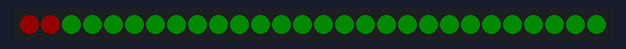
Bench run of a sketch on a simulated Arduino Uno, built with avr-gcc and run on an emulated ATmega328P. On the bench: 28 RGB LEDs in strip order, left to right. Dim RGB values are drawn brighter than linear.

Above: at 0.05 s.
At 0.56 s:
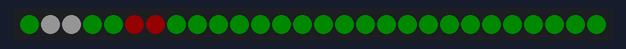
At 1.17 s:
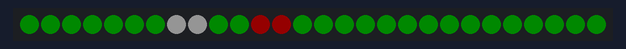
At 2.38 s:
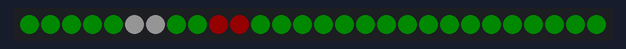
At 3.6 s:
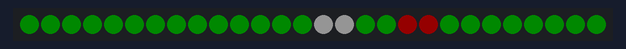
At 4.72 s:
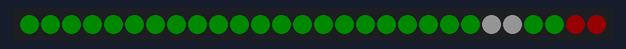

Measured:
- by itself, everything shown: repeats every 5.1 s, in 50 steps

The sketch:

Green_White_Red_moving_28LED_s.ino
```cpp
#include <FastLED.h>
#define NUM_LEDS 28
#define DATA_PIN 2
#define COLOR_ORDER GRB
#define CHIPSET WS2812B
#define BRIGHTNESS 20
#define VOLTS 5
#define MAX_AMPS 200   //value is in milliamps
CRGB leds[NUM_LEDS];
void setup() {
  // put your setup code here, to run once:

  // put your setup code here, to run once:
FastLED.addLeds<CHIPSET,DATA_PIN,COLOR_ORDER>(leds,NUM_LEDS);

 FastLED.setMaxPowerInVoltsAndMilliamps(VOLTS,MAX_AMPS);
 FastLED.setBrightness(BRIGHTNESS);
 FastLED.show();
}

void loop() {
  // put your main code here, to run repeatedly:
leds[0] = CRGB::Red; //color 1  //Start first loop of 1st post
leds[1] = CRGB::Red; //color 1
leds[2] = CRGB::Green;
leds[3] = CRGB::Green;
leds[4] = CRGB::Green;
leds[5] = CRGB::Green;
leds[6] = CRGB::Green;
leds[7] = CRGB::Green;
leds[8] = CRGB::Green;
leds[9] = CRGB::Green;
leds[10] = CRGB::Green;
leds[11] = CRGB::Green;
leds[12] = CRGB::Green;
leds[13] = CRGB::Green;
leds[14] = CRGB::Green;
leds[15] = CRGB::Green;
leds[16] = CRGB::Green;
leds[17] = CRGB::Green;
leds[18] = CRGB::Green;
leds[19] = CRGB::Green;
leds[20] = CRGB::Green;
leds[21] = CRGB::Green;
leds[22] = CRGB::Green;
leds[23] = CRGB::Green;
leds[24] = CRGB::Green;
leds[25] = CRGB::Green;
leds[26] = CRGB::Green;
leds[27] = CRGB::Green;
FastLED.show();
delay(100);
leds[0] = CRGB::Green;
leds[1] = CRGB::Red; //color 1
leds[2] = CRGB::Red; //color 1
leds[3] = CRGB::Green;
leds[4] = CRGB::Green;
leds[5] = CRGB::Green;
leds[6] = CRGB::Green;
leds[7] = CRGB::Green;
leds[8] = CRGB::Green;
leds[9] = CRGB::Green;
leds[10] = CRGB::Green;
leds[11] = CRGB::Green;
leds[12] = CRGB::Green;
leds[13] = CRGB::Green;
FastLED.show();
delay(100);
leds[0] = CRGB::Green;
leds[1] = CRGB::Green;
leds[2] = CRGB::Red; //color 1
leds[3] = CRGB::Red; //color 1
leds[4] = CRGB::Green;
leds[5] = CRGB::Green;
leds[6] = CRGB::Green;
leds[7] = CRGB::Green;
leds[8] = CRGB::Green;
leds[9] = CRGB::Green;
leds[10] = CRGB::Green;
leds[11] = CRGB::Green;
leds[12] = CRGB::Green;
leds[13] = CRGB::Green;
FastLED.show();
delay(100);
leds[0] = CRGB::White; //color2
leds[1] = CRGB::Green;
leds[2] = CRGB::Green;
leds[3] = CRGB::Red; //color 1
leds[4] = CRGB::Red; //color 1
leds[5] = CRGB::Green;
leds[6] = CRGB::Green;
leds[7] = CRGB::Green;
leds[8] = CRGB::Green;
leds[9] = CRGB::Green;
leds[10] = CRGB::Green;
leds[11] = CRGB::Green;
leds[12] = CRGB::Green;
leds[13] = CRGB::Green;
FastLED.show();
delay(100);
leds[0] = CRGB::White;//color2
leds[1] = CRGB::White;//color2
leds[2] = CRGB::Green;
leds[3] = CRGB::Green;
leds[4] = CRGB::Red;//color 1
leds[5] = CRGB::Red; //color 1
leds[6] = CRGB::Green;
leds[7] = CRGB::Green;
leds[8] = CRGB::Green;
leds[9] = CRGB::Green;
leds[10] = CRGB::Green;
leds[11] = CRGB::Green;
leds[12] = CRGB::Green;
leds[13] = CRGB::Green;
FastLED.show();
delay(100);
leds[0] = CRGB::Green;
leds[1] = CRGB::White;//color2
leds[2] = CRGB::White;//color2
leds[3] = CRGB::Green;
leds[4] = CRGB::Green;
leds[5] = CRGB::Red; //color 1
leds[6] = CRGB::Red; //color 1
leds[7] = CRGB::Green;
leds[8] = CRGB::Green;
leds[9] = CRGB::Green;
leds[10] = CRGB::Green;
leds[11] = CRGB::Green;
leds[12] = CRGB::Green;
leds[13] = CRGB::Green;
FastLED.show();
delay(100);
leds[0] = CRGB::Green;
leds[1] = CRGB::Green;
leds[2] = CRGB::White;//color2
leds[3] = CRGB::White;//color2
leds[4] = CRGB::Green;
leds[5] = CRGB::Green;
leds[6] = CRGB::Red; //color 1
leds[7] = CRGB::Red; //color 1
leds[8] = CRGB::Green;
leds[9] = CRGB::Green;
leds[10] = CRGB::Green;
leds[11] = CRGB::Green;
leds[12] = CRGB::Green;
leds[13] = CRGB::Green;
FastLED.show();
delay(100);
leds[0] = CRGB::Green;
leds[1] = CRGB::Green;
leds[2] = CRGB::Green;
leds[3] = CRGB::White;//color2
leds[4] = CRGB::White;//color2
leds[5] = CRGB::Green;
leds[6] = CRGB::Green;
leds[7] = CRGB::Red; //color 1
leds[8] = CRGB::Red; //color 1
leds[9] = CRGB::Green;
leds[10] = CRGB::Green;
leds[11] = CRGB::Green;
leds[12] = CRGB::Green;
leds[13] = CRGB::Green;
FastLED.show();
delay(100);
leds[0] = CRGB::Green;
leds[1] = CRGB::Green;
leds[2] = CRGB::Green;
leds[3] = CRGB::Green;
leds[4] = CRGB::White; //color2
leds[5] = CRGB::White; //color2
leds[6] = CRGB::Green;
leds[7] = CRGB::Green;
leds[8] = CRGB::Red; //color 1
leds[9] = CRGB::Red; //color 1
leds[10] = CRGB::Green;
leds[11] = CRGB::Green;
leds[12] = CRGB::Green;
leds[13] = CRGB::Green;
FastLED.show();
delay(100);
leds[0] = CRGB::Green;
leds[1] = CRGB::Green;
leds[2] = CRGB::Green;
leds[3] = CRGB::Green;
leds[4] = CRGB::Green;
leds[5] = CRGB::White; //color2
leds[6] = CRGB::White; //color2
leds[7] = CRGB::Green;
leds[8] = CRGB::Green;
leds[9] = CRGB::Red; //color 1
leds[10] = CRGB::Red; //color 1
leds[11] = CRGB::Green;
leds[12] = CRGB::Green;
leds[13] = CRGB::Green;
FastLED.show();
delay(100);
leds[0] = CRGB::Green;
leds[1] = CRGB::Green;
leds[2] = CRGB::Green;
leds[3] = CRGB::Green;
leds[4] = CRGB::Green;
leds[5] = CRGB::Green;
leds[6] = CRGB::White; //color2
leds[7] = CRGB::White; //color2
leds[8] = CRGB::Green;
leds[9] = CRGB::Green;
leds[10] = CRGB::Red; //color 1
leds[11] = CRGB::Red; //color 1
leds[12] = CRGB::Green;
leds[13] = CRGB::Green;
FastLED.show();
delay(100);
leds[0] = CRGB::Green;
leds[1] = CRGB::Green;
leds[2] = CRGB::Green;
leds[3] = CRGB::Green;
leds[4] = CRGB::Green;
leds[5] = CRGB::Green;
leds[6] = CRGB::Green;
leds[7] = CRGB::White; //color2
leds[8] = CRGB::White; //color2
leds[9] = CRGB::Green;
leds[10] = CRGB::Green;
leds[11] = CRGB::Red; //color 1
leds[12] = CRGB::Red; //color 1
leds[13] = CRGB::Green;
FastLED.show();
delay(100);
leds[0] = CRGB::Green;
leds[1] = CRGB::Green;
leds[2] = CRGB::Green;
leds[3] = CRGB::Green;
leds[4] = CRGB::Green;
leds[5] = CRGB::Green;
leds[6] = CRGB::Green;
leds[7] = CRGB::Green;
leds[8] = CRGB::White; //color2
leds[9] = CRGB::White; //color2
leds[10] = CRGB::Green;
leds[11] = CRGB::Green;
leds[12] = CRGB::Red; //color 1
leds[13] = CRGB::Red; //color 1
FastLED.show();
delay(100);
leds[0] = CRGB::Red; //color 1 //Start 2nd loop of 1st post
leds[1] = CRGB::Green;
leds[2] = CRGB::Green;
leds[3] = CRGB::Green;
leds[4] = CRGB::Green;
leds[5] = CRGB::Green;
leds[6] = CRGB::Green;
leds[7] = CRGB::Green;
leds[8] = CRGB::Green;
leds[9] = CRGB::White; //color2
leds[10] = CRGB::White; //color2
leds[11] = CRGB::Green;
leds[12] = CRGB::Green;
leds[13] = CRGB::Red; //color 1

FastLED.show();
delay(100);
leds[0] = CRGB::Red; //color 1
leds[1] = CRGB::Red; //color 1
leds[2] = CRGB::Green;
leds[3] = CRGB::Green;
leds[4] = CRGB::Green;
leds[5] = CRGB::Green;
leds[6] = CRGB::Green;
leds[7] = CRGB::Green;
leds[8] = CRGB::Green;
leds[9] = CRGB::Green;
leds[10] = CRGB::White; //color2
leds[11] = CRGB::White; //color2
leds[12] = CRGB::Green;
leds[13] = CRGB::Green;
FastLED.show();
delay(100);
leds[0] = CRGB::Green;
leds[1] = CRGB::Red; //color 1
leds[2] = CRGB::Red; //color 1
leds[3] = CRGB::Green;
leds[4] = CRGB::Green;
leds[5] = CRGB::Green;
leds[6] = CRGB::Green;
leds[7] = CRGB::Green;
leds[8] = CRGB::Green;
leds[9] = CRGB::Green;
leds[10] = CRGB::Green;
leds[11] = CRGB::White; //color2
leds[12] = CRGB::White; //color2
leds[13] = CRGB::Green;
FastLED.show();
delay(100);
leds[0] = CRGB::Green;
leds[1] = CRGB::Green;
leds[2] = CRGB::Red; //color 1
leds[3] = CRGB::Red; //color 1
leds[4] = CRGB::Green;
leds[5] = CRGB::Green;
leds[6] = CRGB::Green;
leds[7] = CRGB::Green;
leds[8] = CRGB::Green;
leds[9] = CRGB::Green;
leds[10] = CRGB::Green;
leds[11] = CRGB::Green;
leds[12] = CRGB::White; //color2
leds[13] = CRGB::White; //color2
FastLED.show();
delay(100);
leds[0] = CRGB::White; //color2
leds[1] = CRGB::Green;
leds[2] = CRGB::Green;
leds[3] = CRGB::Red; //color 1
leds[4] = CRGB::Red; //color 1
leds[5] = CRGB::Green;
leds[6] = CRGB::Green;
leds[7] = CRGB::Green;
leds[8] = CRGB::Green;
leds[9] = CRGB::Green;
leds[10] = CRGB::Green;
leds[11] = CRGB::Green;
leds[12] = CRGB::Green;
leds[13] = CRGB::White; //color2
FastLED.show();
delay(100);
leds[0] = CRGB::White; //color2
leds[1] = CRGB::White; //color2
leds[2] = CRGB::Green;
leds[3] = CRGB::Green;
leds[4] = CRGB::Red; //color 1
leds[5] = CRGB::Red; //color 1
leds[6] = CRGB::Green;
leds[7] = CRGB::Green;
leds[8] = CRGB::Green;
leds[9] = CRGB::Green;
leds[10] = CRGB::Green;
leds[11] = CRGB::Green;
leds[12] = CRGB::Green;
leds[13] = CRGB::Green;
FastLED.show();
delay(100);
leds[0] = CRGB::Green;
leds[1] = CRGB::White; //color2
leds[2] = CRGB::White; //color2
leds[3] = CRGB::Green;
leds[4] = CRGB::Green;
leds[5] = CRGB::Red; //color 1
leds[4] = CRGB::Red; //color 1
leds[7] = CRGB::Green;
leds[8] = CRGB::Green;
leds[9] = CRGB::Green;
leds[10] = CRGB::Green;
leds[11] = CRGB::Green;
leds[12] = CRGB::Green;
leds[13] = CRGB::Green;
FastLED.show();
delay(100);
leds[0] = CRGB::Green;
leds[1] = CRGB::Green;
leds[2] = CRGB::White;//color2
leds[3] = CRGB::White;//color2
leds[4] = CRGB::Green;
leds[5] = CRGB::Green;
leds[6] = CRGB::Red; //color 1
leds[7] = CRGB::Red; //color 1
leds[8] = CRGB::Green;
leds[9] = CRGB::Green;
leds[10] = CRGB::Green;
leds[11] = CRGB::Green;
leds[12] = CRGB::Green;
leds[13] = CRGB::Green;
FastLED.show();
delay(100);
leds[0] = CRGB::Green;
leds[1] = CRGB::Green;
leds[2] = CRGB::Green;
leds[3] = CRGB::White;//color2
leds[4] = CRGB::White;//color2
leds[5] = CRGB::Green;
leds[6] = CRGB::Green;
leds[7] = CRGB::Red; //color 1
leds[8] = CRGB::Red; //color 1
leds[9] = CRGB::Green;
leds[10] = CRGB::Green;
leds[11] = CRGB::Green;
leds[12] = CRGB::Green;
leds[13] = CRGB::Green;
FastLED.show();
delay(100);
leds[0] = CRGB::Green;
leds[1] = CRGB::Green;
leds[2] = CRGB::Green;
leds[3] = CRGB::Green;
leds[4] = CRGB::White; //color2
leds[5] = CRGB::White; //color2
leds[6] = CRGB::Green;
leds[7] = CRGB::Green;
leds[8] = CRGB::Red; //color 1
leds[9] = CRGB::Red; //color 1
leds[10] = CRGB::Green;
leds[11] = CRGB::Green;
leds[12] = CRGB::Green;
leds[13] = CRGB::Green;
FastLED.show();
delay(100);
leds[0] = CRGB::Green;
leds[1] = CRGB::Green;
leds[2] = CRGB::Green;
leds[3] = CRGB::Green;
leds[4] = CRGB::Green;
leds[5] = CRGB::White; //color2
leds[6] = CRGB::White; //color2
leds[7] = CRGB::Green;
leds[8] = CRGB::Green;
leds[9] = CRGB::Red; //color 1
leds[10] = CRGB::Red; //color 1
leds[11] = CRGB::Green;
leds[12] = CRGB::Green;
leds[13] = CRGB::Green;
FastLED.show();
delay(100);
leds[0] = CRGB::Green;
leds[1] = CRGB::Green;
leds[2] = CRGB::Green;
leds[3] = CRGB::Green;
leds[4] = CRGB::Green;
leds[5] = CRGB::Green;
leds[6] = CRGB::White; //color2
leds[7] = CRGB::White; //color2
leds[8] = CRGB::Green;
leds[9] = CRGB::Green;
leds[10] = CRGB::Red; //color 1
leds[11] = CRGB::Red; //color 1
leds[12] = CRGB::Green;
leds[13] = CRGB::Green;
FastLED.show();
delay(100);
leds[0] = CRGB::Green;
leds[1] = CRGB::Green;
leds[2] = CRGB::Green;
leds[3] = CRGB::Green;
leds[4] = CRGB::Green;
leds[5] = CRGB::Green;
leds[6] = CRGB::Green;
leds[7] = CRGB::White; //color2
leds[8] = CRGB::White; //color2
leds[9] = CRGB::Green;
leds[10] = CRGB::Green;
leds[11] = CRGB::Red; //color 1
leds[12] = CRGB::Red; //color 1
leds[13] = CRGB::Green;
FastLED.show();
delay(100);
leds[0] = CRGB::Green;
leds[1] = CRGB::Green;
leds[2] = CRGB::Green;
leds[3] = CRGB::Green;
leds[4] = CRGB::Green;
leds[5] = CRGB::Green;
leds[6] = CRGB::Green;
leds[7] = CRGB::Green;
leds[8] = CRGB::White; //color2
leds[9] = CRGB::White; //color2
leds[10] = CRGB::Green;
leds[11] = CRGB::Green;
leds[12] = CRGB::Red; //color 1
leds[13] = CRGB::Red; //color 1
FastLED.show();
delay(100);
leds[1] = CRGB::Green;  //Start 2nd loop of 1st post
leds[1] = CRGB::Green;
leds[2] = CRGB::Green;
leds[3] = CRGB::Green;
leds[4] = CRGB::Green;
leds[5] = CRGB::Green;
leds[6] = CRGB::Green;
leds[7] = CRGB::Green;
leds[8] = CRGB::Green;
leds[9] = CRGB::White; //color2
leds[10] = CRGB::White; //color2
leds[11] = CRGB::Green;
leds[12] = CRGB::Green;
leds[13] = CRGB::Red; //color 1

FastLED.show();
delay(100);
leds[0] = CRGB::Green;
leds[1] = CRGB::Green;
leds[2] = CRGB::Green;
leds[3] = CRGB::Green;
leds[4] = CRGB::Green;
leds[5] = CRGB::Green;
leds[6] = CRGB::Green;
leds[7] = CRGB::Green;
leds[8] = CRGB::Green;
leds[9] = CRGB::Green;
leds[10] = CRGB::White; //color2
leds[11] = CRGB::White; //color2
leds[12] = CRGB::Green;
leds[13] = CRGB::Green;
FastLED.show();
delay(100);
leds[0] = CRGB::Green;
leds[1] = CRGB::Green;
leds[2] = CRGB::Green;
leds[3] = CRGB::Green;
leds[4] = CRGB::Green;
leds[5] = CRGB::Green;
leds[6] = CRGB::Green;
leds[7] = CRGB::Green;
leds[8] = CRGB::Green;
leds[9] = CRGB::Green;
leds[10] = CRGB::Green;
leds[11] = CRGB::White; //color2
leds[12] = CRGB::White; //color2
leds[13] = CRGB::Green;
FastLED.show();
delay(100);
leds[0] = CRGB::Green;
leds[1] = CRGB::Green;
leds[2] = CRGB::Green;
leds[3] = CRGB::Green;
leds[4] = CRGB::Green;
leds[5] = CRGB::Green;
leds[6] = CRGB::Green;
leds[7] = CRGB::Green;
leds[8] = CRGB::Green;
leds[9] = CRGB::Green;
leds[10] = CRGB::Green;
leds[11] = CRGB::Green;
leds[12] = CRGB::White; //color2
leds[13] = CRGB::White; //color2  good
FastLED.show();
delay(100);
leds[0] = CRGB::Green;
leds[1] = CRGB::Green;
leds[2] = CRGB::Green;
leds[3] = CRGB::Green;
leds[4] = CRGB::Green;
leds[5] = CRGB::Green;
leds[6] = CRGB::Green;
leds[7] = CRGB::Green;
leds[8] = CRGB::Green;
leds[9] = CRGB::Green;
leds[10] = CRGB::Green;
leds[11] = CRGB::Green;
leds[12] = CRGB::Green;
leds[13] = CRGB::White; //color2
FastLED.show();
delay(100);
leds[0] = CRGB::Green;
leds[1] = CRGB::Green;
leds[2] = CRGB::Green;
leds[3] = CRGB::Green;
leds[4] = CRGB::Green;
leds[5] = CRGB::Green;
leds[6] = CRGB::Green;
leds[7] = CRGB::Green;
leds[8] = CRGB::Green;
leds[9] = CRGB::Green;
leds[10] = CRGB::Green;
leds[11] = CRGB::Green;
leds[12] = CRGB::Green;
leds[13] = CRGB::Green;
FastLED.show();
delay(100);  //End 2nd loop of 1st post

leds[14] = CRGB::Red; //color1 //Start 1st loop 2nd post
leds[15] = CRGB::Red; //color1
leds[16] = CRGB::Green;
leds[17] = CRGB::Green;
leds[18] = CRGB::Green;
leds[19] = CRGB::Green;
leds[20] = CRGB::Green;
leds[21] = CRGB::Green;
leds[22] = CRGB::Green;
leds[23] = CRGB::Green;
leds[24] = CRGB::Green;
leds[25] = CRGB::Green;
leds[26] = CRGB::Green;
leds[27] = CRGB::Green;
FastLED.show();
delay(100);
leds[14] = CRGB::Green;
leds[15] = CRGB::Green;
leds[16] = CRGB::Red; //color1
leds[17] = CRGB::Red; //color1
leds[18] = CRGB::Green;
leds[19] = CRGB::Green;
leds[20] = CRGB::Green;
leds[21] = CRGB::Green;
leds[22] = CRGB::Green;
leds[23] = CRGB::Green;
leds[24] = CRGB::Green;
leds[25] = CRGB::Green;
leds[26] = CRGB::Green;
leds[27] = CRGB::Green;
FastLED.show();
delay(100);
leds[14] = CRGB::White;
leds[15] = CRGB::White;
leds[16] = CRGB::Green;
leds[17] = CRGB::Green;
leds[18] = CRGB::Red; //color1
leds[19] = CRGB::Red; //color1
leds[20] = CRGB::Green;
leds[21] = CRGB::Green;
leds[22] = CRGB::Green;
leds[23] = CRGB::Green;
leds[24] = CRGB::Green;
leds[25] = CRGB::Green;
leds[26] = CRGB::Green;
leds[27] = CRGB::Green;
FastLED.show();
delay(100);
leds[14] = CRGB::Green;
leds[15] = CRGB::Green;
leds[16] = CRGB::White; //color2
leds[17] = CRGB::White; //color2
leds[18] = CRGB::Green;
leds[19] = CRGB::Green;
leds[20] = CRGB::Red; //color1
leds[21] = CRGB::Red; //color1
leds[22] = CRGB::Green;
leds[23] = CRGB::Green;
leds[24] = CRGB::Green;
leds[25] = CRGB::Green;
leds[26] = CRGB::Green;
leds[27] = CRGB::Green;
FastLED.show();
delay(100);
leds[14] = CRGB::Green;
leds[15] = CRGB::Green;
leds[16] = CRGB::Green;
leds[17] = CRGB::Green;
leds[18] = CRGB::White; //color2
leds[19] = CRGB::White; //color2
leds[20] = CRGB::Green;
leds[21] = CRGB::Green;
leds[22] = CRGB::Red; //color1
leds[23] = CRGB::Red; //color1
leds[24] = CRGB::Green;
leds[25] = CRGB::Green;
leds[26] = CRGB::Green;
leds[27] = CRGB::Green;
FastLED.show();
delay(100);
leds[14] = CRGB::Green;
leds[15] = CRGB::Green;
leds[16] = CRGB::Green;
leds[17] = CRGB::Green;
leds[18] = CRGB::Green;
leds[19] = CRGB::Green;
leds[20] = CRGB::White; //color2
leds[21] = CRGB::White; //color2
leds[22] = CRGB::Green;
leds[23] = CRGB::Green;
leds[24] = CRGB::Red; //color1
leds[25] = CRGB::Red; //color1
leds[26] = CRGB::Green;
leds[27] = CRGB::Green;
FastLED.show();
delay(100);
leds[14] = CRGB::Green;
leds[15] = CRGB::Green;
leds[16] = CRGB::Green;
leds[17] = CRGB::Green;
leds[18] = CRGB::Green;
leds[19] = CRGB::Green;
leds[20] = CRGB::Green;
leds[21] = CRGB::Green;
leds[22] = CRGB::White; //color2
leds[23] = CRGB::White; //color2
leds[24] = CRGB::Green;
leds[25] = CRGB::Green;
leds[26] = CRGB::Red; //color1
leds[27] = CRGB::Red; //color1
FastLED.show();
delay(100);
leds[14] = CRGB::Red; //color1 //Start 2nd loop on 2nd post
leds[15] = CRGB::Red; //color1
leds[16] = CRGB::Green;
leds[17] = CRGB::Green;
leds[18] = CRGB::Green;
leds[19] = CRGB::Green;
leds[20] = CRGB::Green;
leds[21] = CRGB::Green;
leds[22] = CRGB::Green;
leds[23] = CRGB::Green;
leds[24] = CRGB::White; //color2
leds[25] = CRGB::White; //color2
leds[26] = CRGB::Green;
leds[27] = CRGB::Green;
FastLED.show();
delay(100);
leds[14] = CRGB::Green;
leds[15] = CRGB::Green;
leds[16] = CRGB::Red; //color1
leds[17] = CRGB::Red; //color1
leds[18] = CRGB::Green;
leds[19] = CRGB::Green;
leds[20] = CRGB::Green;
leds[21] = CRGB::Green;
leds[22] = CRGB::Green;
leds[23] = CRGB::Green;
leds[24] = CRGB::Green;
leds[25] = CRGB::Green;
leds[26] = CRGB::White; //color2
leds[27] = CRGB::White; //color2
FastLED.show();
delay(100);
leds[14] = CRGB::White; //color2
leds[15] = CRGB::White; //color2
leds[16] = CRGB::Green;
leds[17] = CRGB::Green;
leds[18] = CRGB::Red; //color1
leds[19] = CRGB::Red; //color1
leds[20] = CRGB::Green;
leds[21] = CRGB::Green;
leds[22] = CRGB::Green;
leds[23] = CRGB::Green;
leds[24] = CRGB::Green;
leds[25] = CRGB::Green;
leds[26] = CRGB::Green;
leds[27] = CRGB::Green;
FastLED.show();
delay(100);
leds[14] = CRGB::Green;
leds[15] = CRGB::Green;
leds[16] = CRGB::White; //color2
leds[17] = CRGB::White; //color2
leds[18] = CRGB::Green;
leds[19] = CRGB::Green;
leds[20] = CRGB::Red; //color1
leds[21] = CRGB::Red; //color1
leds[22] = CRGB::Green;
leds[23] = CRGB::Green;
leds[24] = CRGB::Green;
leds[25] = CRGB::Green;
leds[26] = CRGB::Green;
leds[27] = CRGB::Green;
FastLED.show();
delay(100);
leds[14] = CRGB::Green;
leds[15] = CRGB::Green;
leds[16] = CRGB::Green;
leds[17] = CRGB::Green;
leds[18] = CRGB::White; //color2
leds[19] = CRGB::White; //color2
leds[20] = CRGB::Green;
leds[21] = CRGB::Green;
leds[22] = CRGB::Red; //color1
leds[23] = CRGB::Red; //color1
leds[24] = CRGB::Green;
leds[25] = CRGB::Green;
leds[26] = CRGB::Green;
leds[27] = CRGB::Green;
FastLED.show();
delay(100);
leds[14] = CRGB::Green;
leds[15] = CRGB::Green;
leds[16] = CRGB::Green;
leds[17] = CRGB::Green;
leds[18] = CRGB::Green;
leds[19] = CRGB::Green;
leds[20] = CRGB::White; //color2
leds[21] = CRGB::White; //color2
leds[22] = CRGB::Green;
leds[23] = CRGB::Green;
leds[24] = CRGB::Red; //color1
leds[25] = CRGB::Red; //color1
leds[26] = CRGB::Green;
leds[27] = CRGB::Green;
FastLED.show();
delay(100);
leds[14] = CRGB::Green;
leds[15] = CRGB::Green;
leds[16] = CRGB::Green;
leds[17] = CRGB::Green;
leds[18] = CRGB::Green;
leds[19] = CRGB::Green;
leds[20] = CRGB::Green;
leds[21] = CRGB::Green;
leds[22] = CRGB::White; //color2
leds[23] = CRGB::White; //color2
leds[24] = CRGB::Green;
leds[25] = CRGB::Green;
leds[26] = CRGB::Red; //color1
leds[27] = CRGB::Red; //color1
FastLED.show();
delay(100);
leds[14] = CRGB::Green;
leds[15] = CRGB::Green;
leds[16] = CRGB::Green;
leds[17] = CRGB::Green;
leds[18] = CRGB::Green;
leds[19] = CRGB::Green;
leds[20] = CRGB::Green;
leds[21] = CRGB::Green;
leds[22] = CRGB::Green;
leds[23] = CRGB::Green;
leds[24] = CRGB::White; //color2
leds[25] = CRGB::White; //color2
leds[26] = CRGB::Green;
leds[27] = CRGB::Green;
FastLED.show();
delay(100);
leds[14] = CRGB::Green;
leds[15] = CRGB::Green;
leds[16] = CRGB::Green;
leds[17] = CRGB::Green;
leds[18] = CRGB::Green;
leds[19] = CRGB::Green;
leds[20] = CRGB::Green;
leds[21] = CRGB::Green;
leds[22] = CRGB::Green;
leds[23] = CRGB::Green;
leds[24] = CRGB::Green;
leds[25] = CRGB::Green;
leds[26] = CRGB::White; //color2
leds[27] = CRGB::White; //color2
FastLED.show();
delay(100);
leds[14] = CRGB::Green;
leds[15] = CRGB::Green;
leds[16] = CRGB::Green;
leds[17] = CRGB::Green;
leds[18] = CRGB::Green;
leds[19] = CRGB::Green;
leds[20] = CRGB::Green;
leds[21] = CRGB::Green;
leds[22] = CRGB::Green;
leds[23] = CRGB::Green;
leds[24] = CRGB::Green;
leds[25] = CRGB::Green;
leds[26] = CRGB::Green;
leds[27] = CRGB::Green;
FastLED.show();
delay(100);

}
```
